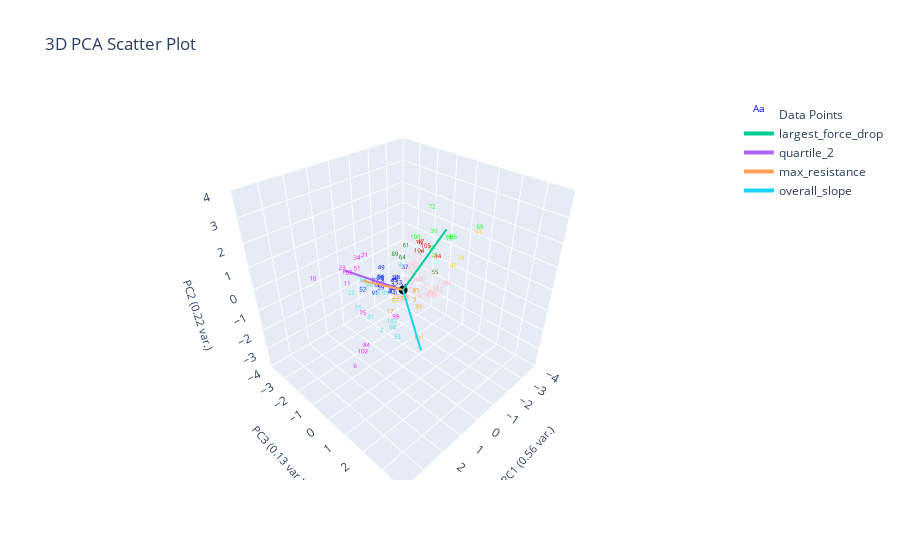

The notebook cell this image was saved under:
### Markdown cell above
# Nearest Centroid
- Each class is represented by it's centroid, with test sample classified to the class with the nearest centroid

### Code cell
from sklearn.neighbors import NearestCentroid

X = plotting.extract_numerical_features(marions_labeled_data).values.tolist()
y = marions_labeled_data[f'{ylabel_name}_nums'].values.tolist()
clf = NearestCentroid()
clf.fit(X,y)
predictions = pd.Series(clf.predict(clustering_features.values))

plotting.plot_clusters_seperately(predictions, curve_data, ylabel_name, 
                                  clustering_method="Nearest Centroid", 
                                  cluster_category_names=list(ylabel_to_cluster_num.keys()),
                                  )
plotting.plot_pca(clustering_features, predictions, 3, 
                  graph_title=f'',
                  ylabel_name=ylabel_name,)

### Figure 1 — Plotly figure (JSON) as saved in the notebook; plotly's stock layout.template omitted (floating-point values rounded to 4 significant figures)
{"data": [{"mode": "text", "name": "Data Points", "text": ["0", "1", "2", "3", "4", "5", "6", "7", "8", "9", "10", "11", "12", "13", "14", "15", "16", "17", "18", "19", "20", "21", "22", "23", "24", "25", "26", "27", "28", "29", "30", "31", "32", "33", "34", "35", "36", "37", "38", "39", "40", "41", "42", "43", "44", "45", "46", "47", "48", "49", "50", "51", "52", "53", "54", "55", "56", "57", "58", "59", "60", "61", "62", "63", "64", "65", "66", "67", "68", "69", "70", "71", "72", "73", "74", "75", "76", "77", "78", "79", "80", "81", "82", "83", "84", "85", "86", "87", "88", "89", "90", "91", "92", "93", "94", "95", "96", "97", "98", "99", "100", "101", "102", "103", "104", "105", "106", "107", "108", "109"], "textfont": {"color": ["blue", "turquoise", "turquoise", "blue", "turquoise", "pink", "magenta", "green", "blue", "orange", "magenta", "magenta", "pink", "pink", "pink", "turquoise", "turquoise", "orange", "red", "blue", "pink", "magenta", "turquoise", "magenta", "pink", "lime", "blue", "pink", "blue", "pink", "pink", "turquoise", "turquoise", "turquoise", "magenta", "lime", "pink", "blue", "pink", "orange", "blue", "blue", "pink", "gold", "red", "blue", "turquoise", "red", "gold", "blue", "turquoise", "magenta", "blue", "blue", "orange", "green", "pink", "pink", "blue", "blue", "pink", "green", "turquoise", "orange", "green", "pink", "blue", "pink", "magenta", "lime", "pink", "lime", "lime", "orange", "gold", "magenta", "lime", "turquoise", "pink", "pink", "pink", "blue", "blue", "blue", "magenta", "orange", "lime", "pink", "lime", "green", "pink", "blue", "orange", "turquoise", "blue", "pink", "pink", "pink", "turquoise", "magenta", "lime", "orange", "magenta", "magenta", "red", "red", "magenta", "turquoise", "pink", "pink"], "size": 6}, "type": "scatter3d", "x": [0.1069, 1.307, 1.882, 0.08855, 0.1008, -0.6943, 3.87, -1.034, 0.4724, -0.4262, 2.762, 1.729, -0.3949, -1.295, -1.42, 2.074, 1.085, 1.094, -0.9038, -0.4543, -0.5015, 1.804, 1.823, 1.687, -1.783, -0.4885, 0.0483, -0.4145, 0.02365, -0.7049, -0.4225, 1.924, 0.4827, 1.499, 1.618, -1.089, -0.7688, -0.2397, -1.963, -0.2933, 0.1374, -0.3212, -0.3019, -3.082, -1.314, 0.1456, 0.9788, -0.8244, -2.432, 0.5851, 1.229, 1.276, 1.129, -0.3161, -0.01291, -1.77, -0.5497, -2.218, 0.4914, 0.4707, -0.407, -0.3469, 1.051, -0.1375, -0.5366, -1.339, 0.6556, -0.5769, 4.05, -2.959, -0.5886, -1.428, -0.7535, 0.3433, -2.591, 1.989, -1.665, 1.377, -1.778, -1.57, -2.445, 0.1057, 0.6571, 0.1911, 2.927, -0.5929, -1.864, -1.497, -1.073, -0.04769, -1.698, 0.7771, 0.4929, 0.9513, 0.4256, -1.23, -1.731, -2.042, 1.327, 1.722, 0.07606, 0.7614, 3.255, 1.86, -0.686, -0.7266, 4.537, 1.151, -1.634, -2.227], "y": [-0.3217, -1.092, 0.8114, -0.4891, -0.04487, -0.2108, 1.757, -0.06899, -0.6168, 0.2196, -1.781, -1.206, 0.1211, 0.1148, -0.06085, -0.1794, -1.021, 0.434, -0.06642, -0.3913, 0.2022, -0.02612, -0.8546, -1.47, -0.101, 1.096, -0.4017, -0.1758, -0.3249, 0.1301, -0.28, 0.2715, -0.7751, 1.211, -0.6311, 0.4924, -0.06998, -0.139, -0.03722, 0.5477, -0.5293, -0.3256, 0.06793, 1.041, 0.5325, -0.3413, -0.8067, 0.09092, 0.4368, -0.5642, -0.8624, -1.137, -1.039, -0.5625, 0.01858, 0.05406, -0.02932, 0.001082, -0.7294, -0.746, 0.08153, -0.2207, -0.2888, -0.006126, -0.5709, -0.2569, -0.698, 0.07507, 0.6598, 1.166, 0.2023, 0.8667, 0.644, -0.02338, 0.6881, -0.05514, 0.7491, -0.6334, -0.0221, 0.009237, 0.2127, -0.5233, -0.8509, -0.3494, 1.216, 0.126, 0.789, -0.1742, 0.434, -0.4761, 0.05313, -0.7736, 0.05466, 0.04478, -0.7669, -0.2994, 0.04439, 0.09518, 0.7953, 1.372, 0.6741, 1.556, 1.418, -0.9399, 0.1623, 0.4409, 3.389, 0.5832, 0.03448, 0.1501], "z": [-0.6298, 0.2749, -0.7333, -0.2756, 0.7944, -0.01294, -0.3933, 0.8306, -0.009526, -0.9477, 0.6396, 0.1925, 0.4979, -0.9567, -1.409, -0.1692, 0.05834, -0.5477, 1.333, -0.8494, -0.06852, 1.978, -0.002634, 0.7371, -1.411, 1.458, 0.008778, 0.2586, 0.06869, -0.9685, -0.2294, -0.4291, 0.07809, -1.037, 1.527, 1.947, 0.3321, 0.4983, -1.277, -1.049, -0.6626, -0.5362, -0.1365, 1.344, 0.8022, -0.01286, -0.04236, 1.456, -0.1739, 0.6712, 0.2719, 0.6758, -0.3115, -0.4576, -0.7809, -0.3738, -0.6513, -1.714, 0.0766, -0.3951, 0.7003, 1.369, -0.09368, -0.792, 0.6089, -0.6324, -0.1525, 0.577, 0.1276, 1.665, 0.9449, 1.714, 3.089, -0.5348, 0.2207, -0.3941, 1.513, 0.0622, -1.382, -1.388, -1.187, -0.5771, -0.007015, -0.3523, -0.4909, -0.6358, 1.521, -0.9787, 1.249, 1.012, -0.34, -0.5163, -0.5763, 0.01131, 0.06975, -0.618, -1.45, -1.35, -0.9446, 0.1143, 2.253, -1.328, -0.4159, 0.8676, 1.154, 1.461, -0.8462, -0.9081, -1.498, -1.07]}, {"marker": {"color": "black", "size": 3}, "mode": "markers", "name": "Origin", "showlegend": false, "type": "scatter3d", "x": [0], "y": [0], "z": [0]}, {"line": {"width": 4}, "mode": "lines+text", "name": "largest_force_drop", "textposition": "top center", "type": "scatter3d", "x": [0, -1.041], "y": [0, 1.08], "z": [0, 2.579]}, {"line": {"width": 4}, "mode": "lines+text", "name": "quartile_2", "textposition": "top center", "type": "scatter3d", "x": [0, 1.627], "y": [0, -1.362], "z": [0, 0.9962]}, {"line": {"width": 4}, "mode": "lines+text", "name": "max_resistance", "textposition": "top center", "type": "scatter3d", "x": [0, 1.662], "y": [0, -0.3021], "z": [0, 1.073]}, {"line": {"width": 4}, "mode": "lines+text", "name": "overall_slope", "textposition": "top center", "type": "scatter3d", "x": [0, 1.583], "y": [0, 2.427], "z": [0, -0.4547]}], "layout": {"autosize": true, "scene": {"aspectmode": "cube", "xaxis": {"range": [-4, 4], "title": {"font": {"size": 11}, "text": "PC1 (0.56 var.)"}}, "yaxis": {"range": [-4, 4], "title": {"font": {"size": 11}, "text": "PC3 (0.13 var.)"}}, "zaxis": {"range": [-4, 4], "title": {"font": {"size": 11}, "text": "PC2 (0.22 var.)"}}}, "title": {"text": "3D PCA Scatter Plot"}}}
